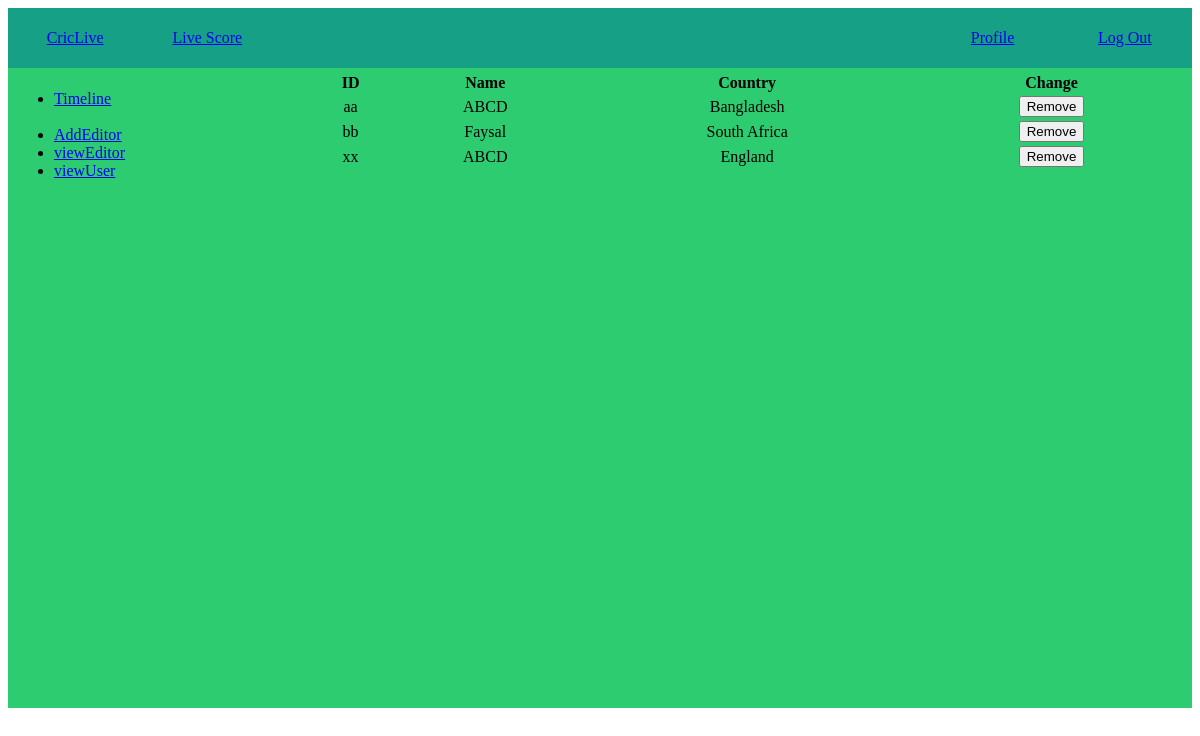
Page /admin/viewuser.php (signed in) on the committed database.
### tables this page shows
CREATE TABLE `user` (
  `id` varchar(100) NOT NULL,
  `password` varchar(100) NOT NULL,
  `name` varchar(100) NOT NULL,
  `email` varchar(100) NOT NULL,
  `country` varchar(100) NOT NULL,
  `date` varchar(100) NOT NULL
);

### admin/viewuser.php (the view, shortened to what this page needs)
<!DOCTYPE html>
<html>
<head>
  <link rel="stylesheet" type="text/css" href="../css/style.css">
</head>
<body>
    <table width="100%" id="headerstyle" style="color:green;" height="50px">
        <tr >
            <td width="10%"><a href="admin.php"><center>CricLive</center></a></td>
            <td width="10%" style="color:green;"><a href="viewScore.php"><center>Live Score</center></a></td>
            <td width="50%"></td>
            <td width="10%"><a href="profile.php"><center>Profile</center></a></td>
            <td width="10%"><a href="logout.php"><center>Log Out</center></a></td>
        </tr>
    </table >
    <table id="mainframe" width="100%" height="640px">
        <tr>
            <td  width="20%" valign="top">
                <table width="100%" border="0">
                    <tr>
                        <center>
                            <td>
                                <ul>
                                <li><a href="admin.php">Timeline</a></li>
                                <br>
                                <li><a href="AddEditor.php">AddEditor</a></li>
                                <li><a href="viewEditor.php">viewEditor</a></li>
                                <li><a href="viewUser.php">viewUser</a></li>
                              </ul>
                            </td>
                        </center>
                    </tr>
                </table>
            </td>
            <td  width="5%"></td>
            <td valign="top">
                <table width="100%">
                    <thead>
                        <tr>
                            <th><center>ID</center></th>
                            <th><center>Name</center></th>
                            <th><center>Country</center></th>
                            <th><center>Change</center></th>
                        </tr>
                    </thead>
                    <?php
                        $conn = mysqli_connect('localhost', 'root', '', 'criclive');
                        $sql= "SELECT * FROM `user` ";
                        $result = mysqli_query($conn, $sql);
                        while($row = mysqli_fetch_assoc($result)){
                    ?>
                            <tr>
                                <td><center> <?=$row['id']?> </center></td>
                                <td><center> <?=$row['name']?> </center></td>
                                <td><center> <?=$row['country']?> </center></td>
                                <td><center> <input type="button" id="<?=$row['id']?>"  value="Remove" onclick="remove(this)"> </center></td>
                            </tr>
                    <?php
                        }
                    ?>
                </table>
            </td>
       </tr>
    </table>
</body>

### css/style.css (style rules this page uses)
#headerstyle { background-color: #16a085; height: 60px; padding-bottom: -20px; }
#mainframe { background-color: #2ecc71 ; border: 0px; }

### rows in the picture
user: id "aa", name "ABCD", country "Bangladesh"
user: id "bb", name "Faysal", country "South Africa"
user: id "xx", name "ABCD", country "England"
